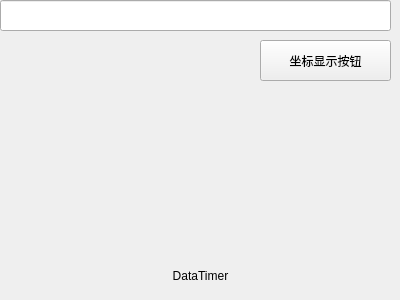
<?xml version="1.0" encoding="UTF-8"?>
<ui version="4.0">
 <class>Widget</class>
 <widget class="QWidget" name="Widget">
  <property name="geometry">
   <rect>
    <x>0</x>
    <y>0</y>
    <width>400</width>
    <height>300</height>
   </rect>
  </property>
  <property name="windowTitle">
   <string>Widget</string>
  </property>
  <widget class="QPushButton" name="pushButton">
   <property name="geometry">
    <rect>
     <x>260</x>
     <y>40</y>
     <width>131</width>
     <height>41</height>
    </rect>
   </property>
   <property name="text">
    <string>坐标显示按钮</string>
   </property>
  </widget>
  <widget class="QLineEdit" name="lineEdit">
   <property name="geometry">
    <rect>
     <x>0</x>
     <y>0</y>
     <width>391</width>
     <height>31</height>
    </rect>
   </property>
  </widget>
  <widget class="QLabel" name="label">
   <property name="geometry">
    <rect>
     <x>10</x>
     <y>260</y>
     <width>381</width>
     <height>31</height>
    </rect>
   </property>
   <property name="text">
    <string>DataTimer</string>
   </property>
   <property name="alignment">
    <set>Qt::AlignCenter</set>
   </property>
  </widget>
 </widget>
 <layoutdefault spacing="6" margin="11"/>
 <resources/>
 <connections/>
</ui>
